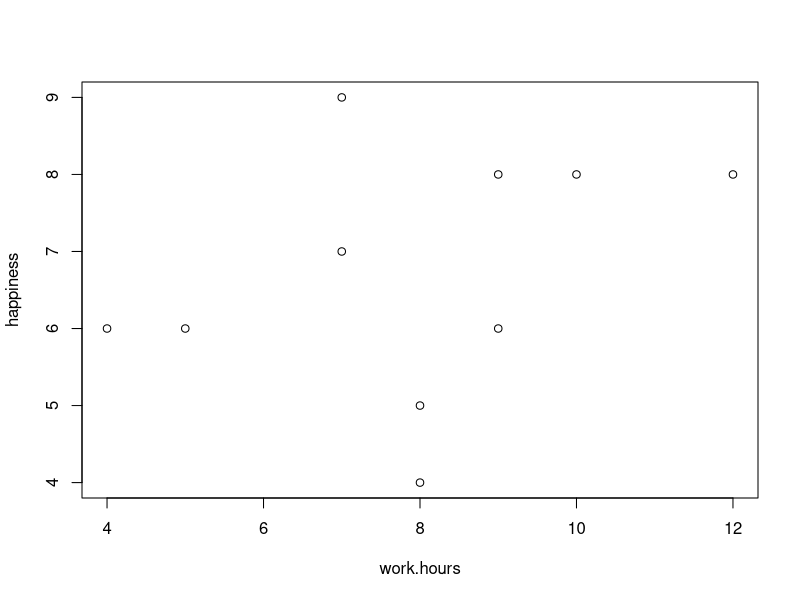
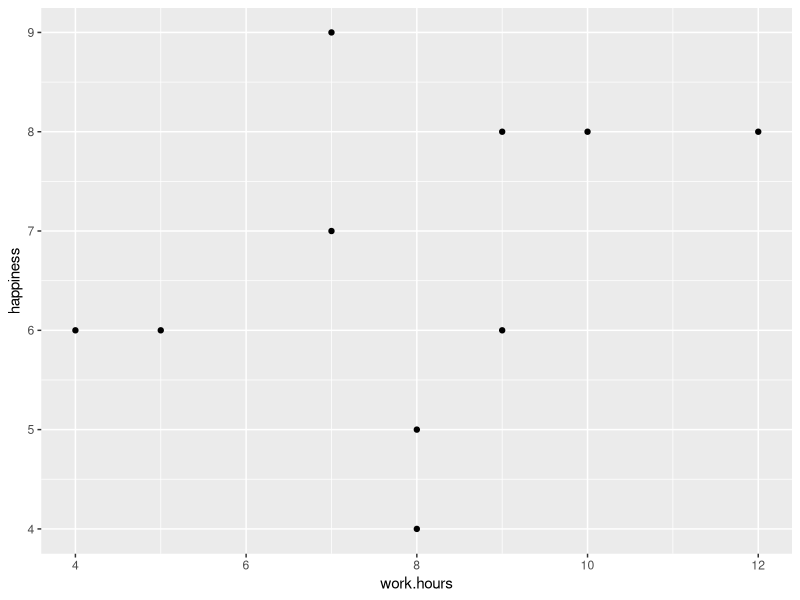

Reproduce these figures in R, in order.
library(tidyverse)
library(here)
library(ggplot2)
datos <- read.csv(here("data/github_data.csv"))
plot(happiness ~ work.hours, data = datos)

ggplot(datos) +
  geom_point(aes(work.hours, happiness))
